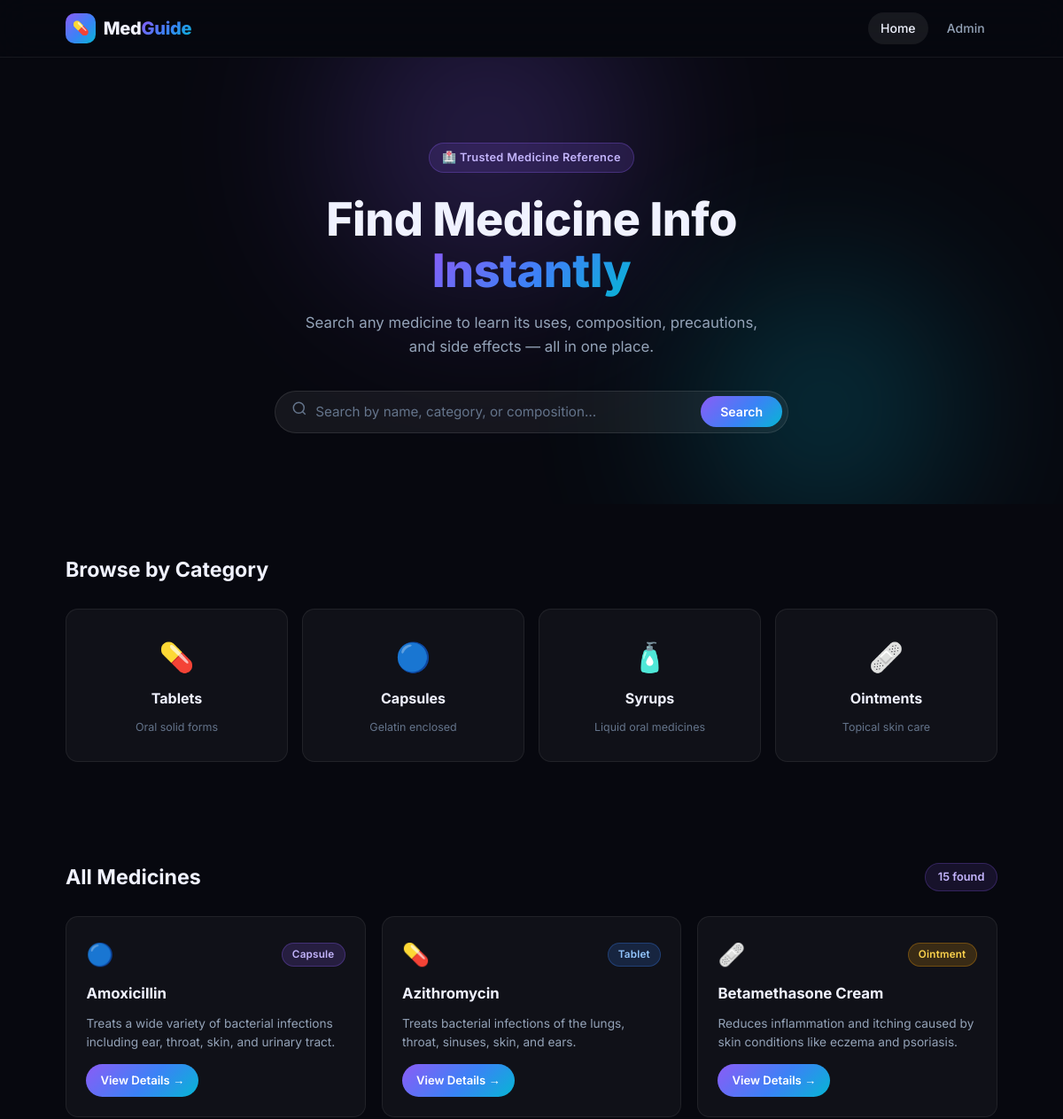
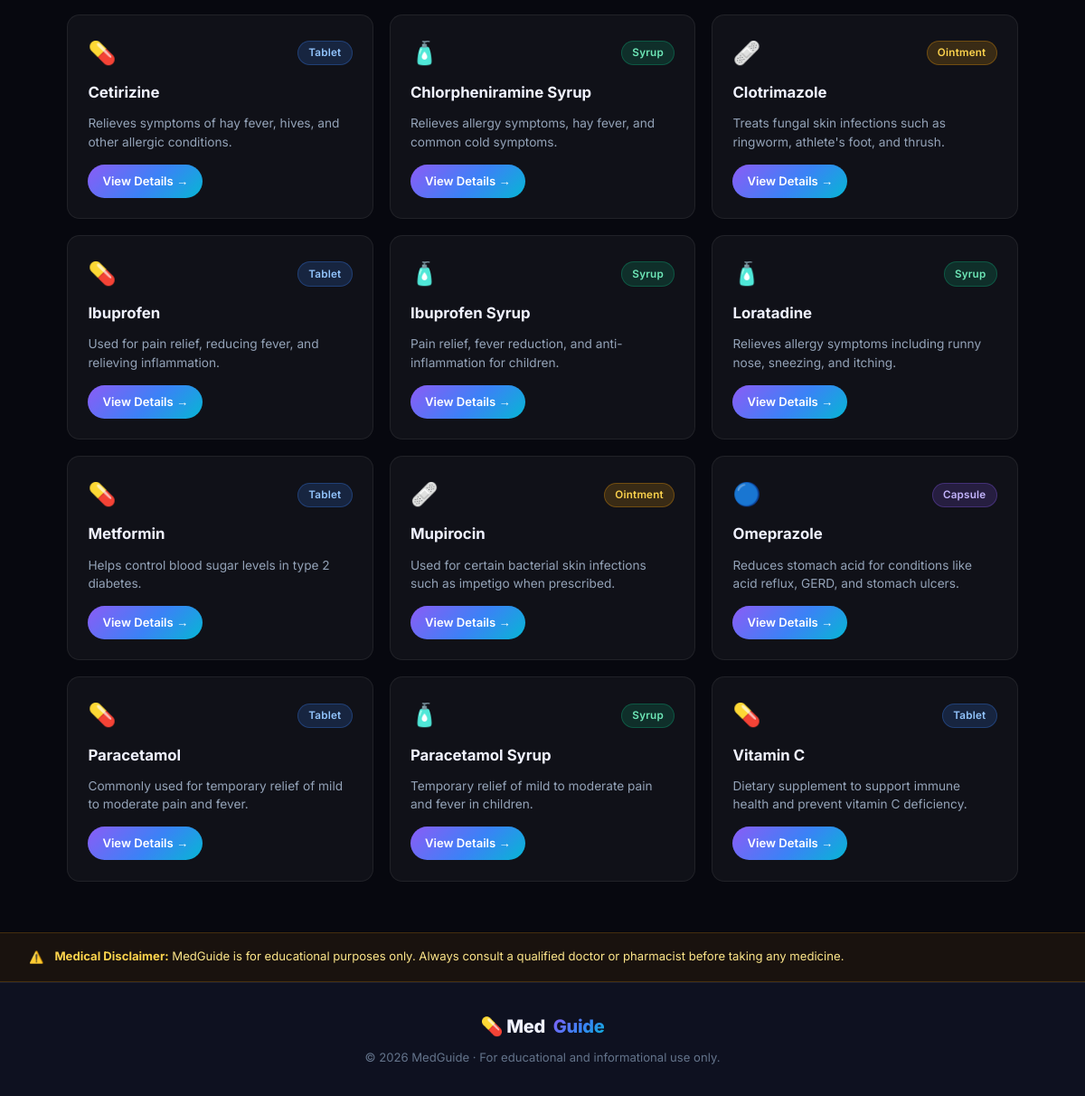
The page / on the database its author committed (2 pictures, top to bottom).
### tables this page shows
CREATE TABLE medicines (
            id           INTEGER PRIMARY KEY AUTOINCREMENT,
            medicine_name TEXT NOT NULL,
            category      TEXT NOT NULL,
            composition   TEXT,
            uses          TEXT,
            purpose       TEXT,
            precautions   TEXT,
            side_effects  TEXT,
            warnings      TEXT
        );

### app.py (the view)
@app.route("/")
def home():
    create_database()
    conn = get_db()
    medicines = conn.execute(
        "SELECT * FROM medicines ORDER BY medicine_name"
    ).fetchall()
    conn.close()
    return render_template("index.html", medicines=medicines)

### app.py (called while the page is built)
def get_db():
    conn = sqlite3.connect(DATABASE)
    conn.row_factory = sqlite3.Row
    return conn

### templates/index.html (shortened to what this page needs)
<!DOCTYPE html>
<html lang="en">
<head>
  <link rel="stylesheet" href="{{ url_for('static', filename='style.css') }}" />
</head>
<body>
<header class="header">
  <div class="header-inner">
    <a href="/" class="logo">
      <span class="logo-pill">💊</span>
      <span>Med<span class="grad">Guide</span></span>
    </a>
    <nav class="nav">
      <a href="/" class="nav-link {% if not request.path.startswith('/admin') %}active{% endif %}">Home</a>
      <a href="/admin" class="nav-link {% if request.path.startswith('/admin') %}active{% endif %}">Admin</a>
    </nav>
  </div>
</header>
<section class="hero">
  <div class="hero-blur hero-blur-1"></div>
  <div class="hero-blur hero-blur-2"></div>
  <div class="hero-inner">
    <div class="hero-badge">🏥 Trusted Medicine Reference</div>
    <h1 class="hero-title">Find Medicine Info<br /><span class="grad">Instantly</span></h1>
    <p class="hero-sub">Search any medicine to learn its uses, composition, precautions, and side effects — all in one place.</p>
    <form action="/search" method="GET" class="search-form" id="search-form">
      <div class="search-wrap">
        <span class="search-icon-svg">
          <svg width="18" height="18" fill="none" stroke="currentColor" stroke-width="2" viewBox="0 0 24 24"><circle cx="11" cy="11" r="8"/><path d="m21 21-4.35-4.35"/></svg>
        </span>
        <input id="search-input" type="text" name="medicine"
               placeholder="Search by name, category, or composition…"
               value="{{ search_text if search_text else '' }}"
               autocomplete="off" />
        <button type="submit" class="search-btn">Search</button>
      </div>
    </form>
  </div>
</section>
<section class="section">
  <div class="container">
    <h2 class="section-title">Browse by Category</h2>
    <div class="cat-grid">
      <a href="/category/Tablet"   class="cat-card {% if active_cat == 'Tablet' %}cat-active{% endif %}" id="cat-tablet">
        <div class="cat-icon">💊</div><h3>Tablets</h3><p>Oral solid forms</p>
      </a>
      <a href="/category/Capsule"  class="cat-card {% if active_cat == 'Capsule' %}cat-active{% endif %}" id="cat-capsule">
        <div class="cat-icon">🔵</div><h3>Capsules</h3><p>Gelatin enclosed</p>
      </a>
      <a href="/category/Syrup"    class="cat-card {% if active_cat == 'Syrup' %}cat-active{% endif %}" id="cat-syrup">
        <div class="cat-icon">🧴</div><h3>Syrups</h3><p>Liquid oral medicines</p>
      </a>
      <a href="/category/Ointment" class="cat-card {% if active_cat == 'Ointment' %}cat-active{% endif %}" id="cat-ointment">
        <div class="cat-icon">🩹</div><h3>Ointments</h3><p>Topical skin care</p>
      </a>
    </div>
  </div>
</section>
<section class="section">
  <div class="container">
    <div class="list-header">
      <h2 class="section-title" style="margin-bottom:0">
        {% if search_text %}Results for "<span class="grad">{{ search_text }}</span>"
        {% elif active_cat %}Category: <span class="grad">{{ active_cat }}</span>
        {% else %}All Medicines{% endif %}
      </h2>
      <span class="count-badge">{{ medicines|length }} found</span>
    </div>
    {% if medicines %}
    <div class="med-grid" id="med-grid">
      {% for m in medicines %}
      <div class="med-card" style="animation-delay:{{ loop.index0 * 55 }}ms">
        <div class="med-card-top">
          <span class="med-icon">
            {% if m['category'] == 'Tablet' %}💊
            {% elif m['category'] == 'Capsule' %}🔵
            {% elif m['category'] == 'Syrup' %}🧴
            {% elif m['category'] == 'Ointment' %}🩹
            {% else %}🏥{% endif %}
          </span>
          <span class="cat-tag cat-{{ m['category']|lower }}">{{ m['category'] }}</span>
        </div>
        <h3 class="med-name">{{ m['medicine_name'] }}</h3>
        <p class="med-uses">{{ m['uses'][:110] }}{% if m['uses']|length > 110 %}…{% endif %}</p>
        <a href="/medicine/{{ m['id'] }}" class="view-btn" id="view-{{ m['id'] }}">View Details →</a>
      </div>
      {% endfor %}
    </div>
    {% endif %}
  </div>
</section>
<div class="disc-bar">
  <span>⚠️</span>
  <p><strong>Medical Disclaimer:</strong> MedGuide is for educational purposes only. Always consult a qualified doctor or pharmacist before taking any medicine.</p>
</div>
<footer class="footer">
  <div class="footer-inner">
    <span class="logo">💊 Med<span class="grad">Guide</span></span>
    <p>© 2026 MedGuide · For educational and informational use only.</p>
  </div>
</footer>
</body>
</html>

### rows shown on the page
medicines: category "Capsule", medicine_name "Amoxicillin", uses "Treats a wide variety of bacterial infections including ear, throat, skin, and urinary tract."
medicines: category "Tablet", medicine_name "Azithromycin", uses "Treats bacterial infections of the lungs, throat, sinuses, skin, and ears."
medicines: category "Ointment", medicine_name "Betamethasone Cream", uses "Reduces inflammation and itching caused by skin conditions like eczema and psoriasis."
medicines: category "Tablet", medicine_name "Cetirizine", uses "Relieves symptoms of hay fever, hives, and other allergic conditions."
medicines: category "Syrup", medicine_name "Chlorpheniramine Syrup", uses "Relieves allergy symptoms, hay fever, and common cold symptoms."
medicines: category "Ointment", medicine_name "Clotrimazole", uses "Treats fungal skin infections such as ringworm, athlete's foot, and thrush."
medicines: category "Tablet", medicine_name "Ibuprofen", uses "Used for pain relief, reducing fever, and relieving inflammation."
medicines: category "Syrup", medicine_name "Ibuprofen Syrup", uses "Pain relief, fever reduction, and anti-inflammation for children."
medicines: category "Syrup", medicine_name "Loratadine", uses "Relieves allergy symptoms including runny nose, sneezing, and itching."
medicines: category "Tablet", medicine_name "Metformin", uses "Helps control blood sugar levels in type 2 diabetes."
medicines: category "Ointment", medicine_name "Mupirocin", uses "Used for certain bacterial skin infections such as impetigo when prescribed."
medicines: category "Capsule", medicine_name "Omeprazole", uses "Reduces stomach acid for conditions like acid reflux, GERD, and stomach ulcers."
medicines: category "Tablet", medicine_name "Paracetamol", uses "Commonly used for temporary relief of mild to moderate pain and fever."
medicines: category "Syrup", medicine_name "Paracetamol Syrup", uses "Temporary relief of mild to moderate pain and fever in children."
medicines: category "Tablet", medicine_name "Vitamin C", uses "Dietary supplement to support immune health and prevent vitamin C deficiency."

### other values the page prints
{{ medicines|length }} "15"
